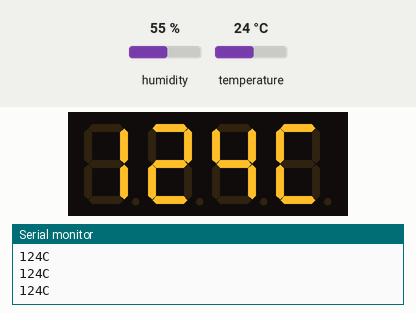
This sketch was run on a simulated Arduino Uno, built with avr-gcc and run on an emulated ATmega328P. Parts: 4-digit seven-segment display, the last lines printed to the serial monitor. Inputs (shaded band) come from the test bench; at power-on: temperature 24 °C, humidity 55 %.

Above: at 1.2 s.
1.3 s: temperature set to 12 °C
At 2.5 s:
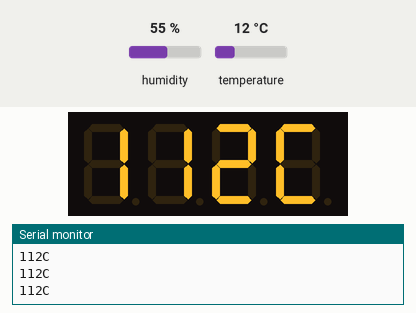
2.8 s: temperature set to 19 °C
At 3.1 s:
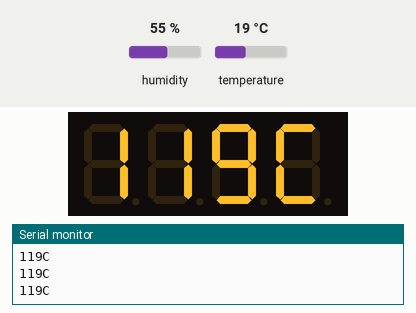
4.3 s: temperature set to 28 °C
At 5.1 s:
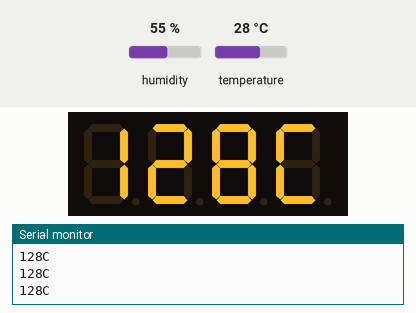
Timing chart, 0 to 7.3 s (numbered marks = the images above; inputs shaded):
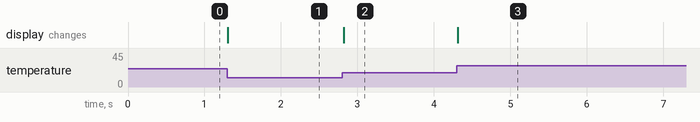

The sketch:

4_digit_display.ino
```cpp
#include <dht.h>
#include "SevSeg.h";


//sevseg er biblioteket til en 4 digit display. Det jeg ikke skjønner er hvorfor linje 26 ikke funker når linje 27 gjør det..

dht DHT;
SevSeg sevseg;

byte dht_pin = 3;

void setup() {
  byte numDigits = 4;
  byte digitPins[]={1,2,4,5};
  byte segmentPins[]={6,7,8,9,10,11,12,13};
  sevseg.begin(COMMON_CATHODE, numDigits, digitPins, segmentPins);
  sevseg.setBrightness(90);
  Serial.begin(9600);
}

void loop() {
  int chk = DHT.read11(dht_pin);
  int temp = DHT.temperature;
  if (temp > -1){
    String tempString = String(temp);
    String tempC = String("1" + tempString + "C");
    sevseg.setChars(tempC.c_str());
    Serial.println(tempC);
  }
  sevseg.refreshDisplay();
}
```

Measured:
- after the input at 1.3 s, the display: changes at once (image 1)
- after the input at 2.8 s, the display: changes at once (image 2)
- after the input at 4.3 s, the display: changes at once (image 3)
